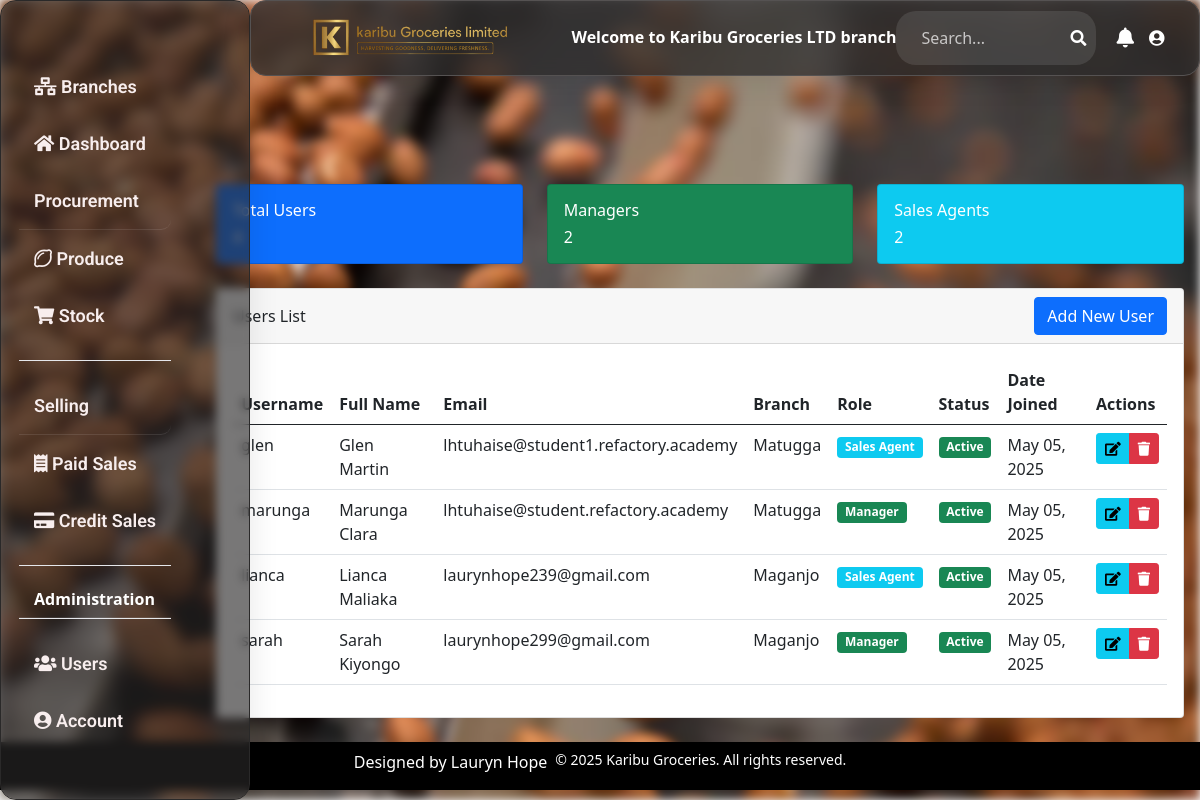
Screenshot of /users/ (signed in) with the database file from the repository.
### happy_hoe/models.py (models this page shows, shortened)
class Userprofile(AbstractUser):
    is_salesagent = models.BooleanField(null=True, default=True)
    is_manager = models.BooleanField(null=True, default=True)
    is_director = models.BooleanField(null=True, default=True)
    last_activity = models.DateTimeField(null=True, blank=True)
    is_online = models.BooleanField(default=True)
    status = models.CharField(
        max_length=20,
        choices=(
            ('online', 'Online'),
            ('offline', 'Offline'),
        ),
        default='offline'
    )
    username = models.CharField(max_length=50, unique=True, blank=True)
    branch = models.ForeignKey(Branch, on_delete=models.CASCADE,max_length=20, blank=True, null=True ,default=1)
    email = models.EmailField(max_length=100, unique=True)
    gender_choices = (('Female','Female'), ('Male','Male'))
    gender = models.CharField(max_length=10, blank=True, choices=gender_choices)
    phone = models.CharField(max_length=10, unique=True)
    address = models.CharField(max_length=100, blank=True)
    class Meta:
        db_table = 'userprofile'
        verbose_name = 'User'
        verbose_name_plural = 'Users'

class Branch(models.Model):
    branch_name= models.CharField(max_length=20, default="", blank=True, null=True)
    email = models.EmailField(max_length=100, unique=True)
    phone_number = models.CharField(max_length=15, blank=True, unique=True)
    location = models.CharField(max_length=50, default="", blank=True, null=True)
    class Meta:
        verbose_name_plural = 'Branches'

### happy_hoe/views.py (the view)
# urls.py: path('users/', views.all_users, name='users'),
@login_required
def all_users(request):
    if request.user.is_director:
        users = Userprofile.objects.exclude(is_superuser=True).order_by('-date_joined')
    else:
        users = Userprofile.objects.filter(branch=request.user.branch)
    total_users = users.count()
    total_managers = users.filter(is_manager=True).count()
    total_salesagents = users.filter(is_salesagent=True).count()
    context = {
        'users': users,
        'total_users': total_users,
        'total_managers': total_managers,
        'total_salesagents': total_salesagents,
        'title': 'Users Management'
    }
    return render(request, 'happy_hoeapp/users.html', context)

### happy_hoe/templates/happy_hoeapp/users.html (shortened to what this page needs)
{% extends 'happy_hoeapp/base.html' %}
{% load static %}
{% block content %}
<div class="container mt-4">
    <div class="row mb-4">
        <div class="col-md-4">
            <div class="card text-white bg-primary">
                <div class="card-body">
                    <h5 class="card-title">Total Users</h5>
                    <h2 class="card-text">{{ total_users }}</h2>
                </div>
            </div>
        </div>
        <div class="col-md-4">
            <div class="card text-white bg-success">
                <div class="card-body">
                    <h5 class="card-title">Managers</h5>
                    <h2 class="card-text">{{ total_managers }}</h2>
                </div>
            </div>
        </div>
        <div class="col-md-4">
            <div class="card text-white bg-info">
                <div class="card-body">
                    <h5 class="card-title">Sales Agents</h5>
                    <h2 class="card-text">{{ total_salesagents }}</h2>
                </div>
            </div>
        </div>
    </div>
    <div class="card">
        <div class="card-header d-flex justify-content-between align-items-center">
            <h4>Users List</h4>
            {% if user.is_director %}
            <a href="{% url 'signup' %}" class="btn btn-primary">Add New User</a>
            {% endif %}
        </div>
        <div class="card-body">
            <div class="table-responsive">
                <table class="table table-hover">
                    <thead>
                        <tr>
                            <th>Username</th>
                            <th>Full Name</th>
                            <th>Email</th>
                            <th>Branch</th>
                            <th>Role</th>
                            <th>Status</th>
                            <th>Date Joined</th>
                            <th>Actions</th>
                        </tr>
                    </thead>
                    <tbody>
                        {% for user in users %}
                        <tr>
                            <td>{{ user.username }}</td>
                            <td>{{ user.get_full_name }}</td>
                            <td>{{ user.email }}</td>
                            <td>{{ user.branch.branch_name }}</td>
                            <td>
                                {% if user.is_manager %}
                                    <span class="badge bg-success">Manager</span>
                                {% elif user.is_salesagent %}
                                    <span class="badge bg-info">Sales Agent</span>
                                {% else %}
                                    <span class="badge bg-secondary">Staff</span>
                                {% endif %}
                            </td>
                            <td>
                                {% if user.is_active %}
                                    <span class="badge bg-success">Active</span>
                                {% else %}
                                    <span class="badge bg-danger">Inactive</span>
                                {% endif %}
                            </td>
                            <td>{{ user.date_joined|date:"M d, Y" }}</td>
                            <td>
                                <div class="btn-group">
                                    <a href="{% url 'edit_user' user.id %}" class="btn btn-sm btn-info">
                                        <i class="fas fa-edit"></i>
                                    </a>
                                    <button type="button" class="btn btn-sm btn-danger" data-bs-toggle="modal" data-bs-target="#deleteModal{{ user.id }}">
                                        <i class="fas fa-trash"></i></a>
                                    </button>
                                </div>
                            </td>
                        </tr>
                        {% empty %}
                        <tr>
                            <td colspan="8" class="text-center">No users found</td>
                        </tr>
                        {% endfor %}
                    </tbody>
                </table>
            </div>
        </div>
    </div>
</div>
{% endblock %}

### happy_hoe/static/css/base.css (style rules this page uses)
html, body { height: 100%; width: 100%; margin: 0; }
body::before { content: ""; position: fixed; top: 0; left: 0; right: 0; bottom: 0; width: 100%; height: 100%; top: 0; left: 0; right: 0; bottom: 0; background: url('/static/images/f1.webp') no-repeat center center fixed; background-size: cover; filter: blur(5px); z-index: -1; }

### rows the page displays
Userprofile: username "glen", get_full_name "Glen Martin", email "lhtuhaise@student1.refactory.academy", branch.branch_name "Matugga", is_manager "Sales Agent", is_active "Active", date_joined "May 05, 2025"
Userprofile: username "marunga", get_full_name "Marunga Clara", email "lhtuhaise@student.refactory.academy", branch.branch_name "Matugga", is_manager "Manager", is_active "Active", date_joined "May 05, 2025"
Userprofile: username "lianca", get_full_name "Lianca Maliaka", email "laurynhope239@gmail.com", branch.branch_name "Maganjo", is_manager "Sales Agent", is_active "Active", date_joined "May 05, 2025"
Userprofile: username "sarah", get_full_name "Sarah Kiyongo", email "laurynhope299@gmail.com", branch.branch_name "Maganjo", is_manager "Manager", is_active "Active", date_joined "May 05, 2025"

### other values shown
{{ total_managers }} "2"
{{ total_salesagents }} "2"
